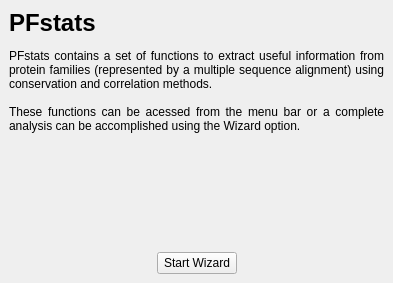
      <widget class="QWidget" name="page">
       <widget class="QWidget" name="layoutWidget">
        <property name="geometry">
         <rect>
          <x>9</x>
          <y>9</y>
          <width>375</width>
          <height>265</height>
         </rect>
        </property>
        <layout class="QVBoxLayout" name="verticalLayout_15">
         <item>
          <widget class="QLabel" name="label">
           <property name="text">
            <string>&lt;html&gt;&lt;head/&gt;&lt;body&gt;&lt;p&gt;&lt;span style=&quot; font-size:xx-large; font-weight:600;&quot;&gt;PFstats&lt;/span&gt;&lt;/p&gt;&lt;p align=&quot;justify&quot;&gt;PFstats contains a set of functions to extract useful information from protein families (represented by a multiple sequence alignment) using conservation and correlation methods.&lt;br/&gt;&lt;br/&gt;These functions can be acessed from the menu bar or a complete analysis can be accomplished using the Wizard option.&lt;/p&gt;&lt;/body&gt;&lt;/html&gt;</string>
           </property>
           <property name="wordWrap">
            <bool>true</bool>
           </property>
          </widget>
         </item>
         <item>
          <spacer name="verticalSpacer_3">
           <property name="orientation">
            <enum>Qt::Vertical</enum>
           </property>
           <property name="sizeHint" stdset="0">
            <size>
             <width>20</width>
             <height>40</height>
            </size>
           </property>
          </spacer>
         </item>
         <item>
          <layout class="QHBoxLayout" name="horizontalLayout">
           <item>
            <spacer name="horizontalSpacer">
             <property name="orientation">
              <enum>Qt::Horizontal</enum>
             </property>
             <property name="sizeHint" stdset="0">
              <size>
               <width>40</width>
               <height>20</height>
              </size>
             </property>
            </spacer>
           </item>
           <item>
            <widget class="QPushButton" name="cmdStartWizard">
             <property name="text">
              <string>Start Wizard</string>
             </property>
            </widget>
           </item>
           <item>
            <spacer name="horizontalSpacer_2">
             <property name="orientation">
              <enum>Qt::Horizontal</enum>
             </property>
             <property name="sizeHint" stdset="0">
              <size>
               <width>40</width>
               <height>20</height>
              </size>
             </property>
            </spacer>
           </item>
          </layout>
         </item>
        </layout>
       </widget>
      </widget>
